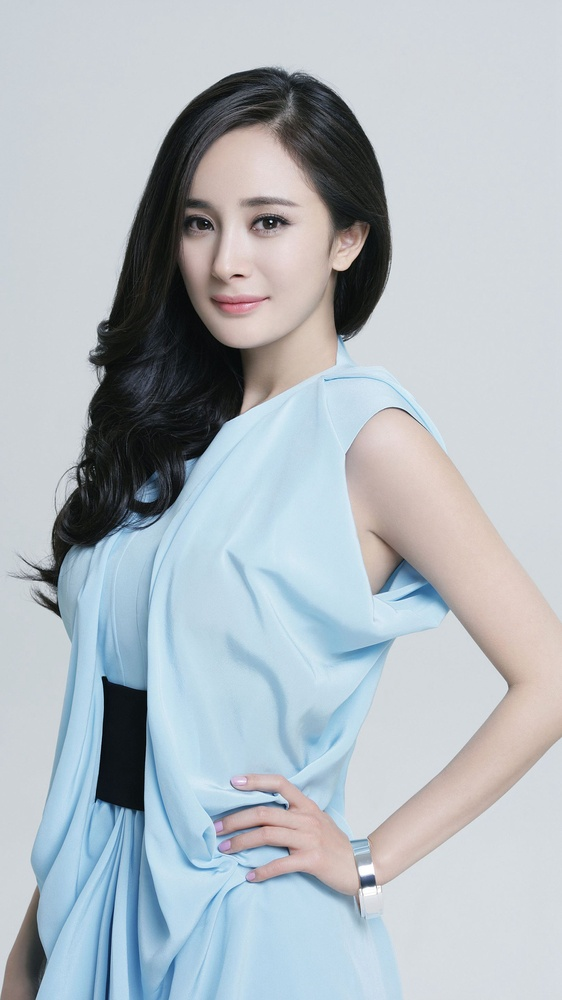
#> input picture damimi.jpg, 562 x 1000 px, shrunk from 1440 x 2560 before the run, found by its file name
$ python image_border_detection.py
#> lines starting #> are read from the running program, lines starting #| are printed output that depends on the picture; after the words box and inside, x2 and y2 are one past the last pixel; in counts of white or black regions, pixels touching at a corner belong together
# [18 lines of commented-out code are left out]
import cv2
import numpy as np
import math


img0 = cv2.imread("H:\\Files\\image_process\\damimi.jpg",1)
#> img0 is the input picture: shape (1000, 562, 3); mean B, G, R 191.7, 185.1, 176.6
imgInfo = img0.shape
#> imgInfo = (1000, 562, 3)
height = imgInfo[0]
#> height = 1000
widht = imgInfo[1]
#> widht = 562
# sobel 1、算子模板 2、图片卷积 3、阀值判决
# [1 2 1                    [1 0 -1
#  0 0 0                     2 0 -2
#  -1 -2 -1]                 1 0 -1]

# [1 2 3 4] [a b c d] a*1+b*2+c*3+d*4 = dst
# sqrt(a*a+b*b) = f>th
gray = cv2.cvtColor(img0,cv2.COLOR_BGR2GRAY)
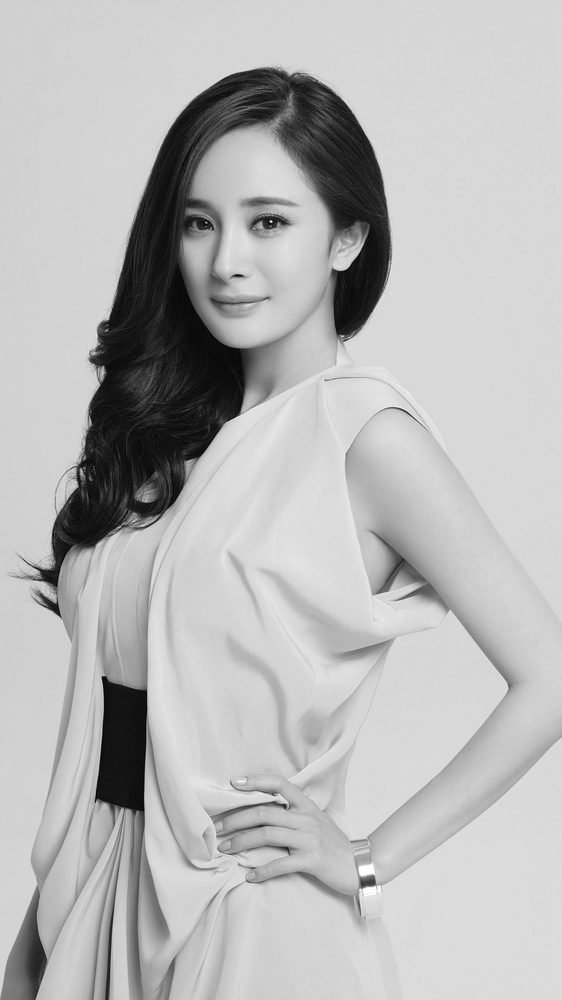
#> gray: shape (1000, 562); min 1, max 255, mean 183.3
dst = np.zeros((height,widht,1),np.uint8)
for i in range(0,height-2):
    for j in range(0,widht-2):
        gy = gray[i,j]*1+gray[i,j+1]*2+gray[i,j+2]*1-gray[i+2,j]*1-gray[i+2,j+1]*2-gray[i+2,j+2]*1
        gx = gray[i,j]*1+gray[i+1,j]*2+gray[i+2,j]*1-gray[i,j+2]*1-gray[i+1,j+1]*2-gray[i+2,j+2]*1
        grad = math.sqrt(gx*gx+gy*gy)
        if grad >50:
            dst[i,j] = 255
        else:
            dst[i,j] = 0
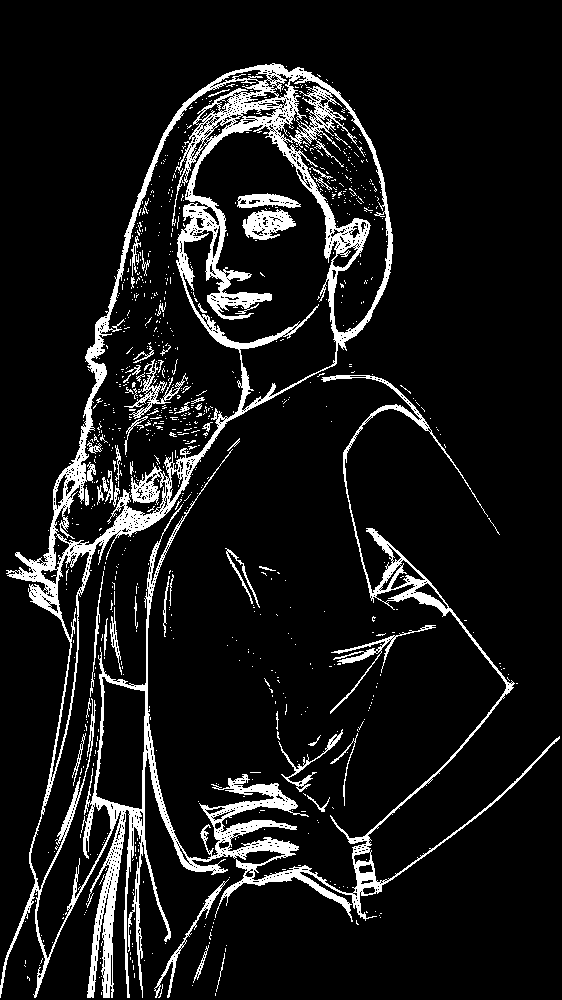
#> dst: shape (1000, 562, 1); 9.7% white; 887 white regions (830 under 20 px), largest, box (x1, y1, x2, y2) and area: (0, 63, 560, 998) 44652, (242, 209, 296, 240) 981, (330, 625, 436, 714) 765
cv2.namedWindow("src",0)
cv2.resizeWindow("src",240,480)
cv2.imshow("src",dst)
cv2.waitKey(0)
